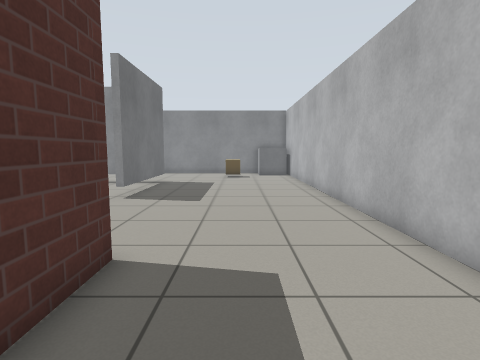
[1] (above)

17 first-person views from a walk through a robot-simulator world made for Gazebo. The camera is 0.94 m above the floor, tilts 6° down and sees 80° across. The floor is counted in squares, 0.5 m on a side. Each view is taken from the middle of a square. On the plan, view 1 faces up. The plan holds only what a view shows up to about 16 squares ahead; the rest is blank. Simple patterns stand in for the simulator's built-in surfaces.

[2]
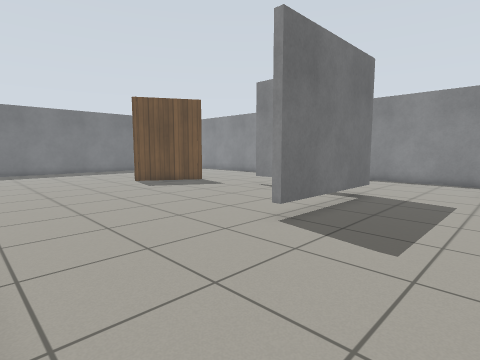

[3]
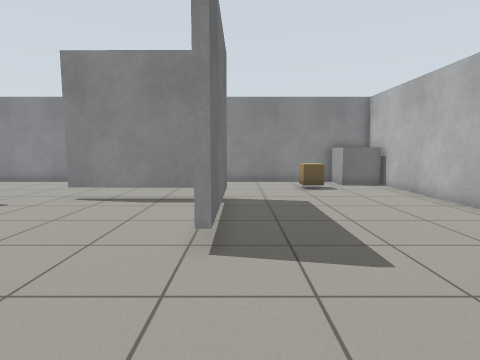

[4]
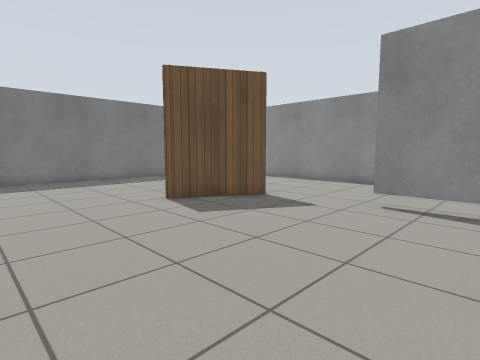

[5]
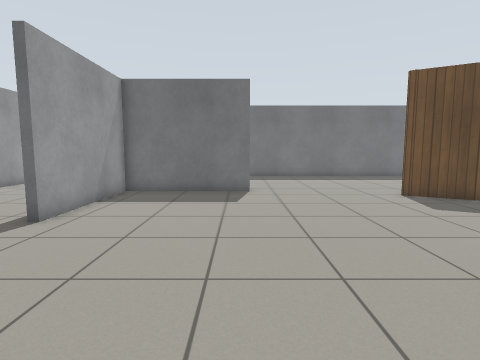

[6]
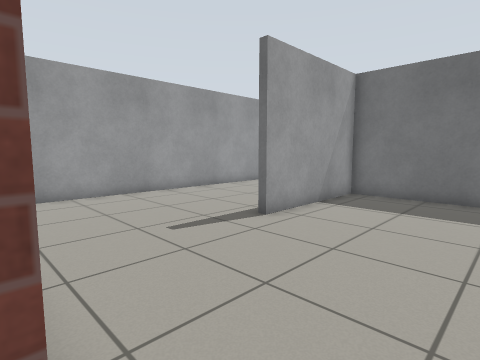

[7]
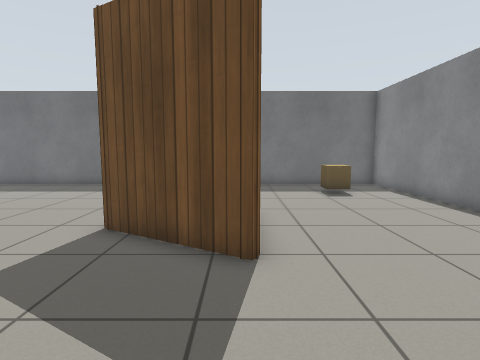

[8]
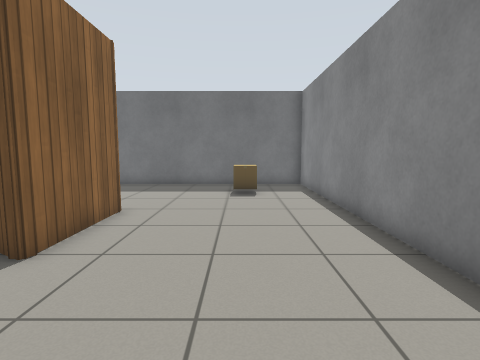

[9]
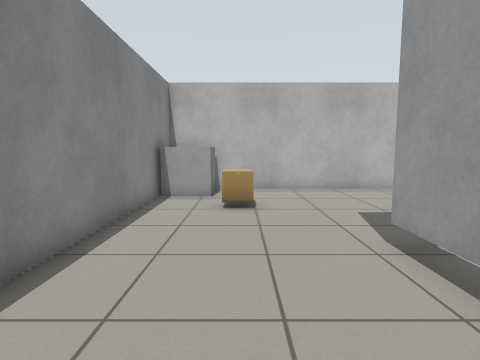

[10]
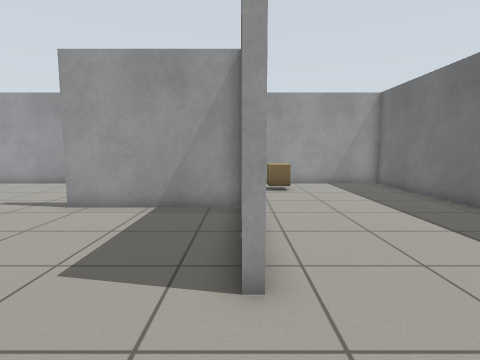

[11]
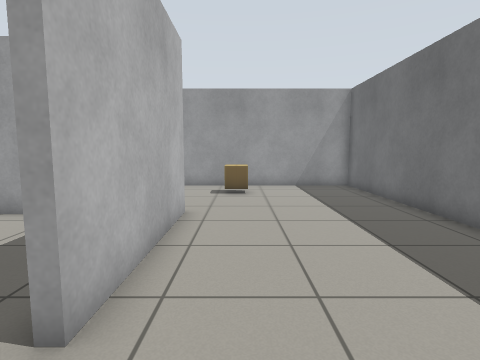

[12]
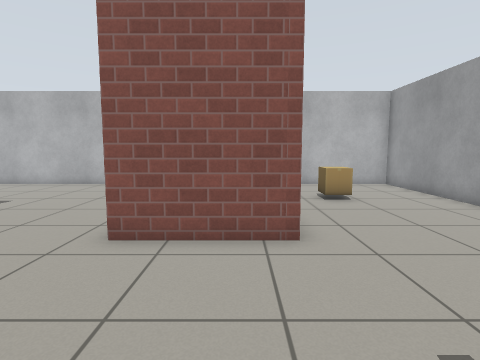

[13]
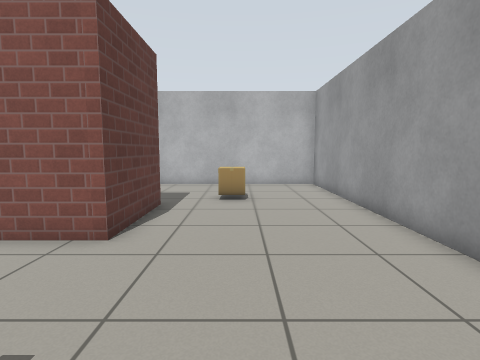

[14]
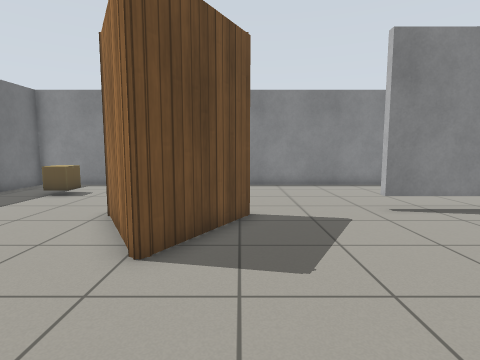

[15]
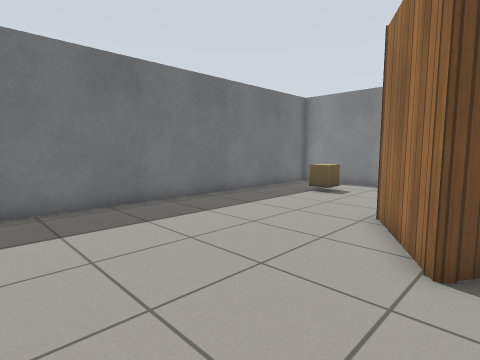

[16]
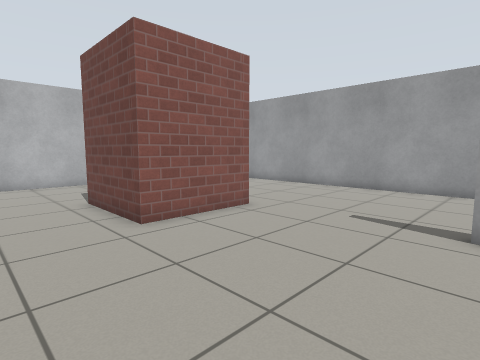

[17]
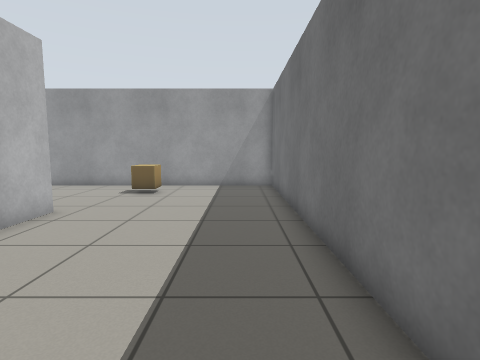

### Floor plan
Key: @ floor where view 1 was taken; # wall or solid block; . floor; T thing the floor can be seen under or through; B grey box; C cardboard box.
Columns run from 26 left of view 1 to 4 right of it. Each row starts with its distance up from view 1.
 24 ############################
 23 #...........................BB#
 22 #...........................B #
 21 #...........................BB#
 20 #..CC....................CC...#
 19 #.............................#
 18 #.............................#
 17 #...............TTTTTT........#
 16 #.......####.........T........#
 15 #.......###..........#........#
 14 #........##..........#........#
 13 #........#...........#........#
 12 #....................#........#
 11 #.............................#
 10 #.............................#
  9 #.............................#
  8 #.............................#
  7 #.............................#
  6 #.......#.....................#
  5 #.......#...........####......#
  4 #.......#...........#  ##.....#
  3 #.......#...........#   #.....#
  2 #.......#...........#   #.....#
  1 #.......#...........#####.....#
  0 #.......######............@...#
 -1 #.........  .............C....#
 -2 #........................C....#
 -3 #.....C.......................#
 -4 #.....C.......................#
 -5 #.............................#
 -6 ###############################

Positions as (right, up) in squares from view 1, and headings:
1: (0, 0), facing up
2: (0, 5), facing up-left
3: (-4, 6), facing up
4: (-7, 7), facing up-left
5: (-5, 6), facing left
6: (-6, 6), facing down-left
7: (-10, 16), facing left
8: (-10, 20), facing left
9: (-10, 20), facing right
10: (-18, 10), facing down
11: (-20, 9), facing down
12: (-12, 2), facing right
13: (-12, -2), facing right
14: (-15, 8), facing up
15: (-16, 8), facing up-left
16: (-13, 8), facing down-right
17: (-24, 9), facing down
